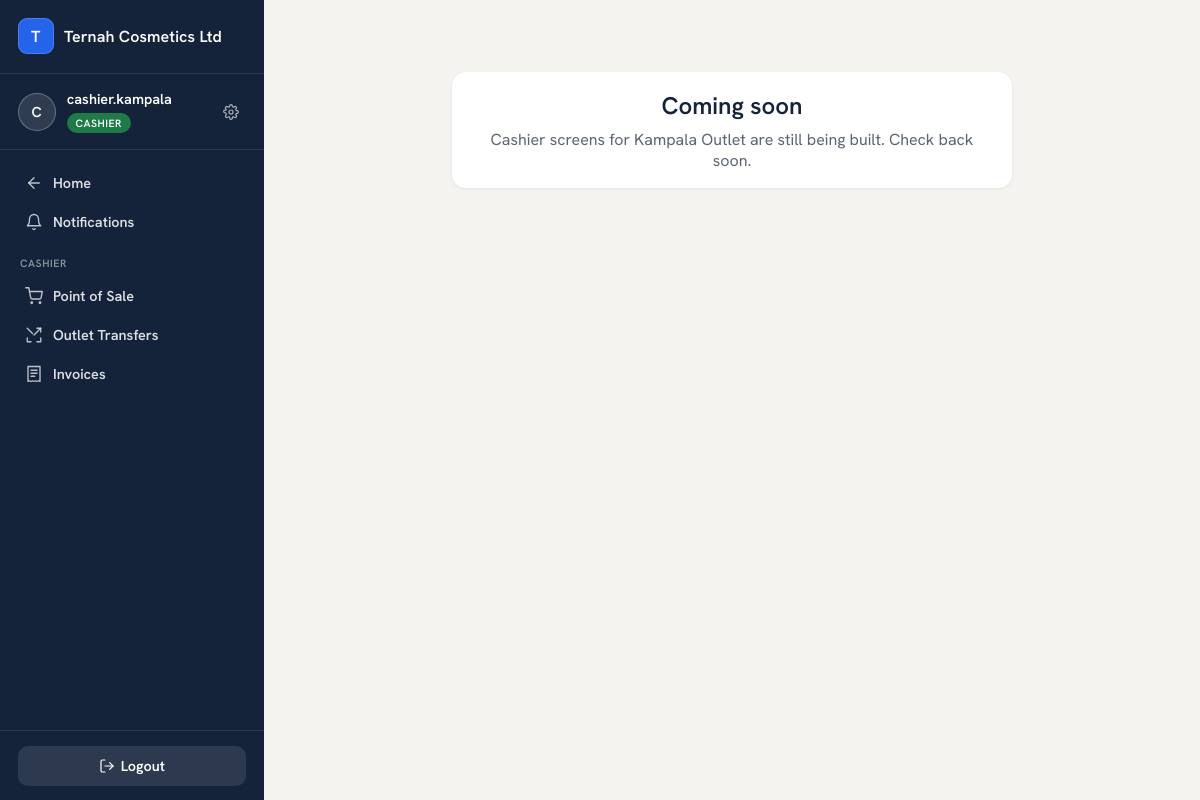
Screenshot of /coming-soon/ (signed in) with the database file from the repository.
### accounts/models.py (models this page shows, shortened)
class User(AbstractUser):
    ROLES = [
        ("OWNER", "Owner"),                # reports only
        ("MANAGER", "Manager"),            # outlet manager; can switch views
        ("CASHIER", "Cashier"),
        ("SALES_REP", "Sales Person / Rep"),
        ("PRODUCTION", "Production"),
    ]
    business = models.ForeignKey("platformadmin.Business", null=True, blank=True,
                                 on_delete=models.CASCADE, related_name="users")
    branch = models.ForeignKey("core.Branch", null=True, blank=True,
                               on_delete=models.SET_NULL, related_name="users")
    role = models.CharField(max_length=15, choices=ROLES, default="CASHIER")
    can_swap = models.BooleanField(default=False)    # False -> swap goes through PendingAction
    can_refund = models.BooleanField(default=False)
    phone = models.CharField(max_length=30, blank=True)
    modules = models.ManyToManyField("platformadmin.Module", blank=True, related_name="users_with_access",
                                     help_text="Which of the business's subscribed modules this user can open.")
    allowed_tiers = models.JSONField(default=list, blank=True,
                                     help_text="Which product price tiers (RETAIL/WHOLESALE/DISTRIBUTION/CUSTOM) "
                                                "this seller may use at the POS.")
    def switchable_views(self):
        if self.role != "MANAGER":
            return []
        views = ["MANAGER", "CASHIER"]
        codes = set(self.modules.values_list("code", flat=True))
        if "PRODUCTION" in codes:
            views.append("PRODUCTION")
        return views

### platformadmin/models.py (models this page shows, shortened)
class Business(models.Model):
    name = models.CharField(max_length=150)                     # factory name — brands navbar + receipts
    slug = models.SlugField(unique=True)
    business_type = models.CharField(max_length=20, choices=[("FACTORY", "Factory Mode")], default="FACTORY")
    contact_email = models.EmailField()
    contact_phone = models.CharField(max_length=30, blank=True)
    address = models.TextField(blank=True)
    tagline = models.CharField(max_length=150, blank=True)      # optional — shows on every printed report
    is_active = models.BooleanField(default=True)               # master switch — False = soft-locked
    trial_expires_at = models.DateTimeField(null=True, blank=True)
    subscription_expires_at = models.DateTimeField(null=True, blank=True)
    created_at = models.DateTimeField(auto_now_add=True)
    class Meta:
        verbose_name_plural = "businesses"

### core/models.py (models this page shows, shortened)
class TimeStamped(models.Model):
    created_at = models.DateTimeField(auto_now_add=True)
    updated_at = models.DateTimeField(auto_now=True)
    class Meta:
        abstract = True

class Branch(TimeStamped):
    KIND = [("FACTORY", "Factory / Production site"), ("OUTLET", "Outlet / Shop")]
    business = models.ForeignKey("platformadmin.Business", on_delete=models.CASCADE, related_name="branches")
    name = models.CharField(max_length=120)
    kind = models.CharField(max_length=10, choices=KIND, default="OUTLET")
    address = models.CharField(max_length=255, blank=True)
    is_active = models.BooleanField(default=True)
    class Meta:
        verbose_name_plural = "branches"
        unique_together = [("business", "name")]

### config/urls.py (the view)
# urls.py: path("coming-soon/", coming_soon, name="coming_soon"),
@login_required
def coming_soon(request):
    from accounts.views import ROLE_LABELS
    view = request.active_view if request.user.role == "MANAGER" else request.user.role
    return render(request, "coming_soon.html", {"acting_role_label": ROLE_LABELS.get(view, view)})

### accounts/context_processors.py (called while the page is built)
def active_view(request):
    user = getattr(request, "user", None)
    return {
        "active_view": getattr(request, "active_view", None),
        "switchable_views": user.switchable_views() if user and user.is_authenticated else [],
        "owner_section": getattr(request, "owner_section", None),
        "manager_section": getattr(request, "manager_section", None),
    }

def module_switcher(request):
    user = getattr(request, "user", None)
    if not (user and user.is_authenticated) or user.is_superuser:
        return {"switcher_items": []}
    if user.role == "OWNER":
        from accounts.views import owner_tiles
        return {"switcher_items": owner_tiles()}
    if user.role == "MANAGER":
        from accounts.views import manager_tiles
        return {"switcher_items": manager_tiles(user)}
    return {"switcher_items": []}

### templates/coming_soon.html (shortened to what this page needs)
{% extends "base.html" %}
{% block content %}
<div class="card center-card">
  <h2 style="color:var(--ternah-navy);margin-bottom:.5rem">Coming soon</h2>
  <p style="color:var(--muted)">{{ acting_role_label }} screens for {{ request.user.branch.name|default:"your branch" }} are still being built. Check back soon.</p>
</div>
{% endblock %}

### templates/base.html (shortened to what this page needs)
{% load static %}
<!DOCTYPE html>
<html lang="en">
<head>
  <link rel="stylesheet" href="{% static 'ternah-ui/tokens.css' %}">
</head>
<body>
{% if request.user.is_authenticated %}
  <div class="app-shell">
    <aside class="sidebar">
      <div class="sidebar-brand">
        <span class="brand-mark" aria-hidden="true">{{ request.user.business.name|default:"Ternah for Factories"|first|upper }}</span>
        <span class="brand-name">{{ request.user.business.name|default:"Ternah for Factories" }}</span>
      </div>
      <div class="sidebar-identity">
        <span class="avatar" aria-hidden="true">{{ request.user.username|first|upper }}</span>
        <div class="identity-text">
          <span class="identity-name">{{ request.user.username }}</span>
          {% if request.user.is_superuser %}
            <span class="role-pill role-super">Platform Admin</span>
          {% else %}
            <span class="role-pill role-{{ request.user.role|lower }}">{{ request.user.get_role_display }}</span>
          {% endif %}
        </div>
        <a class="settings-link" href="{% url 'password_change' %}" title="Change password" aria-label="Change password">
        </a>
      </div>
      <nav class="sidebar-nav">
        {% if request.resolver_match.url_name == "home" %}
          {% if switcher_items %}
            {% for t in switcher_items %}
            <a class="nav-link" href="{{ t.href }}">
              <svg width="18" height="18" viewBox="0 0 24 24" fill="none" stroke="currentColor" stroke-width="1.8" stroke-linecap="round" stroke-linejoin="round">{{ t.icon|safe }}</svg>
              {{ t.label }}
            </a>
            {% endfor %}
          {% else %}
            <p style="color:rgba(255,255,255,.45);font-size:.82rem;padding:.4rem .65rem">Pick a tile to get started.</p>
          {% endif %}
        {% elif request.user.role == "CASHIER" or request.user.role == "SALES_REP" %}
          <a class="nav-link" href="{% url 'home' %}">
            <svg width="18" height="18" viewBox="0 0 24 24" fill="none" stroke="currentColor" stroke-width="1.8" stroke-linecap="round" stroke-linejoin="round"><path d="M19 12H5"/><path d="M12 19l-7-7 7-7"/></svg>
            Home
          </a>
          <a class="nav-link {% if request.resolver_match.url_name == 'notifications' %}active{% endif %}" href="{% url 'notifications' %}">
            <svg width="18" height="18" viewBox="0 0 24 24" fill="none" stroke="currentColor" stroke-width="1.8" stroke-linecap="round" stroke-linejoin="round"><path d="M18 8A6 6 0 0 0 6 8c0 7-3 9-3 9h18s-3-2-3-9"/><path d="M13.73 21a2 2 0 0 1-3.46 0"/></svg>
            Notifications
          </a>
          <div class="nav-section-label">{{ request.user.get_role_display }}</div>
          <a class="nav-link {% if request.resolver_match.namespace == 'sales' and request.resolver_match.url_name == 'pos' %}active{% endif %}"
             href="{% url 'sales:pos' %}">
            <svg width="18" height="18" viewBox="0 0 24 24" fill="none" stroke="currentColor" stroke-width="1.8" stroke-linecap="round" stroke-linejoin="round"><circle cx="9" cy="21" r="1"/><circle cx="20" cy="21" r="1"/><path d="M1 1h4l2.68 13.39a2 2 0 0 0 2 1.61h9.72a2 2 0 0 0 2-1.61L23 6H6"/></svg>
            Point of Sale
          </a>
          {% if request.user.role == "CASHIER" %}
          <a class="nav-link {% if request.resolver_match.url_name == 'outlet_transfers' %}active{% endif %}"
             href="{% url 'sales:outlet_transfers' %}">
            <svg width="18" height="18" viewBox="0 0 24 24" fill="none" stroke="currentColor" stroke-width="1.8" stroke-linecap="round" stroke-linejoin="round"><path d="M16 3h5v5"/><path d="M3 16v5h5"/><path d="M21 16v5h-5"/><path d="M3 3l7 7"/><path d="m21 3-9 9"/></svg>
            Outlet Transfers
          </a>
          <a class="nav-link {% if request.resolver_match.namespace == 'finance' and request.resolver_match.url_name in 'invoices,invoice_create,invoice_detail,invoice_clients' %}active{% endif %}"
             href="{% url 'finance:invoices' %}">
            <svg width="18" height="18" viewBox="0 0 24 24" fill="none" stroke="currentColor" stroke-width="1.8" stroke-linecap="round" stroke-linejoin="round"><path d="M4 2h16v20l-2-1-2 1-2-1-2 1-2-1-2 1-2-1-2 1z"/><path d="M8 7h8M8 11h8M8 15h5"/></svg>
            Invoices
          </a>
          {% endif %}
        {% else %}
          <div class="nav-section-label">{{ request.user.get_role_display }}</div>
          <span class="nav-link disabled">Screens coming soon</span>
        {% endif %}
      </nav>
      <div class="sidebar-footer">
        <form method="post" action="{% url 'logout' %}">{% csrf_token %}
          <button class="btn ghost" type="submit">
            <svg width="16" height="16" viewBox="0 0 24 24" fill="none" stroke="currentColor" stroke-width="1.8" stroke-linecap="round" stroke-linejoin="round"><path d="M9 21H5a2 2 0 0 1-2-2V5a2 2 0 0 1 2-2h4"/><path d="M16 17l5-5-5-5"/><path d="M21 12H9"/></svg>
            Logout
          </button>
        </form>
      </div>
    </aside>
    <div class="main-col">
      <main>
{% endif %}
{% block content %}{% endblock %}
{% if request.user.is_authenticated %}
      </main>
    </div>
  </div>
{% endif %}
</body>
</html>

### ternah_ui/static/ternah-ui/tokens.css (style rules this page uses)
:root { --bg: #F4F3EF; --surface: #FFFFFF; --border: #E4E2DB; --border-hover: #D2CFC6; --ink: #15202E; --muted: #5B6472; --nav: #14233A; --nav-active: #22385A; --nav-text: #C9D2DE; --icon-bg: #EEF1F6; --warn: #8A4A0E; --warn-bg: #FBF0E2; --font: 'Hanken Grotesk', -apple-system, BlinkMacSystemFont, 'Segoe UI', sans-serif; --text-greeting: 600 36px/1.2 var(--font); --text-tile-number-lg: 600 44px/1.1 var(--font); --text-tile-number-sm: 600 36px/1.1 var(--font); --text-tile-title: 600 17px/1.3 var(--font); --text-body: 400 15px/1.5 var(--font); --text-pill: 500 14px/1 var(--font); --sp-2: 8px; --sp-3: 12px; --sp-4: 16px; --sp-5: 20px; --sp-6: 24px; --sp-7: 28px; --sp-10: 40px; --sp-12: 48px; --r-tile: 20px; --r-input: 12px; --r-pill: 999px; --tui-nav-w: 256px; --tui-header-h: 72px; }

### rows the page displays
User: user.business.name|first "T", user.business.name "Ternah Cosmetics Ltd", user.username|first "C", user.username "cashier.kampala", user.role "CASHIER", role "Cashier", user.branch.name "Kampala Outlet"
